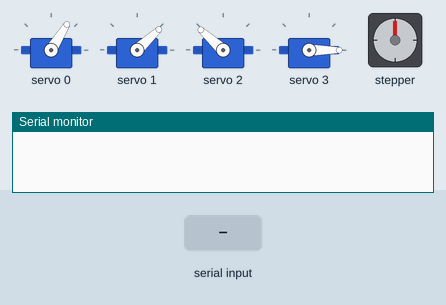
The sketch below on a simulated Arduino Uno, built with avr-gcc and run on an emulated ATmega328P. Parts: 4 × servo, stepper motor, the last lines printed to the serial monitor. The inputs (shaded band) are chosen by the test bench. Stepper angles assume 3200 steps per turn.

Above: at 1.2 s.
1.3 s: "w" received over Serial
At 2.5 s:
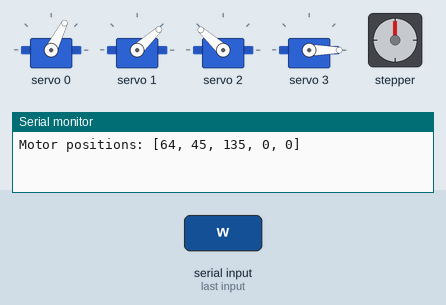
2.8 s: "o" received over Serial
At 4.1 s:
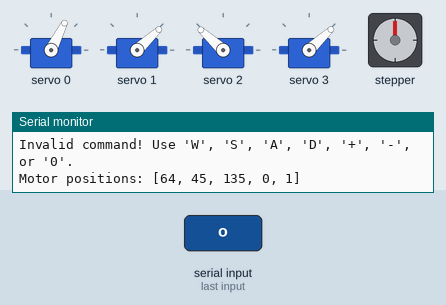
4.4 s: "s" received over Serial
At 5.0 s:
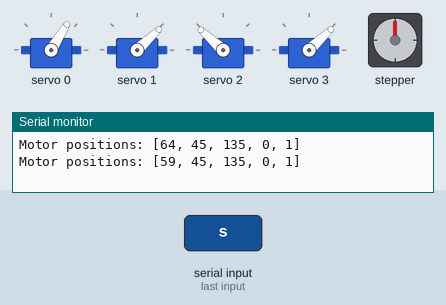
5.9 s: "+" received over Serial
At 6.2 s:
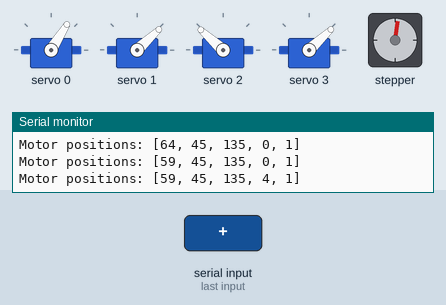
7.4 s: "0" received over Serial
At 7.9 s:
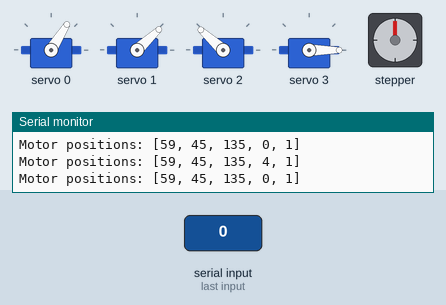
8.9 s: "-" received over Serial
At 9.7 s:
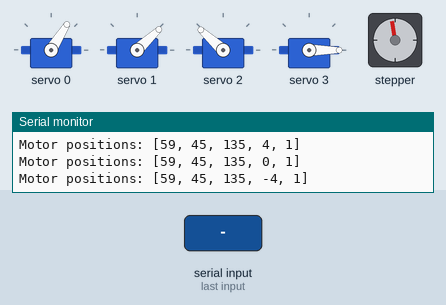
Timing chart, 0 to 11.4 s (numbered marks = the images above; inputs shaded):
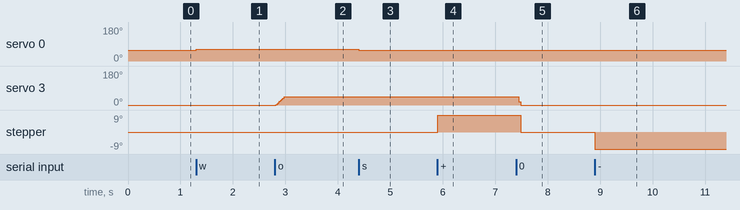

Measured:
- after the input at 1.3 s, servo 0: 58° → 63° at once
- after the input at 2.8 s, servo 3: 0° → 43° at once
- after the input at 4.4 s, servo 0: 63° → 58° at once

The sketch:

Arduino_Code.ino
```cpp
/*************************************************************************************************************
⭐⭐⭐⭐⭐⭐⭐⭐⭐⭐⭐⭐⭐⭐⭐⭐⭐⭐⭐⭐⭐⭐⭐⭐⭐⭐⭐⭐⭐⭐⭐⭐⭐⭐⭐⭐⭐⭐⭐⭐⭐⭐⭐⭐
⭐Ensure to set the Parking positions so as to ensure no colission 💥💥💥                                 ⭐
⭐Set Max and Min limit for each of the motors                                                              ⭐
⭐Motor 3 is reverse of Motor 2 i.e., it should rotate reverse of Motor 2 ⚠️⚠️⚠️                           ⭐
⭐                                                                                                          ⭐
⭐                                                                                                         ⭐
⭐                                                                                                         ⭐
⭐~21-12-2024 10:51 AM                                                                                     ⭐
⭐⭐⭐⭐⭐⭐⭐⭐⭐⭐⭐⭐⭐⭐⭐⭐⭐⭐⭐⭐⭐⭐⭐⭐⭐⭐⭐⭐⭐⭐⭐⭐⭐⭐⭐⭐⭐⭐⭐⭐⭐⭐⭐⭐
**************************************************************************************************************/

#include "HCPCA9685.h"
#include "A4988.h"

#define  I2CAdd 0x40
HCPCA9685 HCPCA9685(I2CAdd);

int MOTOR_POSITIONS[5]; // Array that returns the motor positions

// ----------------------------------------------------------------------
// Define the Parameters
// ----------------------------------------------------------------------
// SERVO 1 MG995
const int SERVO_1_CHANNEL = 0; // PCA9685 channel for the servo 1
const int SERVO_1_PARKING_ANGLE = 60; // Default parking position
const int SERVO_1_MIN_LIMIT = 30; // Min angle limit
const int SERVO_1_MAX_LIMIT = 150; // Max angle limit
const int SERVO_1_MIN = 0; // PWM Min value
const int SERVO_1_MAX = 400; // PWM Max Value
const int SERVO_1_SENSITIVITY = 10; // Step size for position adjustments for Servo 1

// SERVO 2 SG 90 Right Arm
const int SERVO_2_CHANNEL = 1; // PCA9685 channel for the servo 2
const int SERVO_2_PARKING_ANGLE = 45; // Default parking position
const int SERVO_2_MIN_LIMIT = 45; // Min angle limit
const int SERVO_2_MAX_LIMIT = 135; // Max angle limit
const int SERVO_2_MIN = 0; // PWM Min value
const int SERVO_2_MAX = 400; // PWM Max Value
const int SERVO_2_SENSITIVITY = 5; // Step size for position adjustments for Servo 2

// SERVO 3 SG 90 Left Asrm
const int SERVO_3_CHANNEL = 2; // PCA9685 channel for the servo 3
const int SERVO_3_PARKING_ANGLE = 180-SERVO_2_PARKING_ANGLE; // Default parking position
const int SERVO_3_MIN_LIMIT = SERVO_2_MIN_LIMIT ; // Min angle limit
const int SERVO_3_MAX_LIMIT = SERVO_2_MAX_LIMIT; // Max angle limit
const int SERVO_3_MIN = SERVO_2_MIN; // PWM Min value
const int SERVO_3_MAX = SERVO_2_MAX; // PWM Max Value
const int SERVO_3_SENSITIVITY = SERVO_2_SENSITIVITY; // Step size for position adjustments for Servo 3

// SERVO 4 SG 90 Gripper
const int SERVO_4_CHANNEL = 3; // PCA9685 channel for the servo 4
const int SERVO_4_PARKING_ANGLE = 0; // Default parking position
const int SERVO_4_MIN_LIMIT = 0; // Min angle limit
const int SERVO_4_MAX_LIMIT = 45; // Max angle limit
const int SERVO_4_MIN = SERVO_2_MIN; // PWM Min value
const int SERVO_4_MAX = SERVO_2_MAX; // PWM Max Value
const int SERVO_4_SENSITIVITY = 1; // Step size for position adjustments for Servo 4
bool SERVO_4_STATE = false; // Toggle Case to open and close gripper
int GRIP_STATE = 0 ; // To Get as array input

// STEPPER
#define MOTOR_STEPS 200
#define MAX_RPM 200
#define MOTOR_ACCEL 100 // Steps /s^2
#define MOTOR_DECEL 100 // Steps /s^2
#define MICROSTEPS 16 // Full Micro stepping Ensure in A4988 Board
#define DIR 2
#define STEP 3
#define MS1 10 // Is Hardwired
#define MS2 11 // Is Hardwired
#define MS3 12 // Is Hardwired
const int STEPPER_PARKING_POSITION = 0;
const int STEPPER_SENSITIVITY = 80; //Multiples of Microstepping pleae
int STEPPER_POSITION = 0;
A4988 stepper(MOTOR_STEPS, DIR, STEP, 1, MS1, MS2, MS3);


const int RESPONSE_TIME = 5; // Delay in milliseconds
const int SERVO_1_PARKING_POSITION = map(SERVO_1_PARKING_ANGLE, 0, 180, SERVO_1_MIN,SERVO_1_MAX);
const int SERVO_1_MIN_POSITION = map(SERVO_1_MIN_LIMIT, 0, 180, SERVO_1_MIN,SERVO_1_MAX);
const int SERVO_1_MAX_POSITION = map(SERVO_1_MAX_LIMIT, 0, 180, SERVO_1_MIN,SERVO_1_MAX);
const int SERVO_2_PARKING_POSITION = map(SERVO_2_PARKING_ANGLE, 0, 180, SERVO_2_MIN,SERVO_2_MAX);
const int SERVO_2_MIN_POSITION = map(SERVO_2_MIN_LIMIT, 0, 180, SERVO_2_MIN,SERVO_2_MAX);
const int SERVO_2_MAX_POSITION = map(SERVO_2_MAX_LIMIT, 0, 180, SERVO_2_MIN,SERVO_2_MAX);
const int SERVO_3_PARKING_POSITION = map(SERVO_3_PARKING_ANGLE, 0, 180, SERVO_3_MIN,SERVO_3_MAX);
const int SERVO_3_MIN_POSITION = map(SERVO_3_MIN_LIMIT, 0, 180, SERVO_3_MIN,SERVO_3_MAX);
const int SERVO_3_MAX_POSITION = map(SERVO_3_MAX_LIMIT, 0, 180, SERVO_3_MIN,SERVO_3_MAX);
const int SERVO_4_PARKING_POSITION = map(SERVO_4_PARKING_ANGLE, 0, 180, SERVO_4_MIN,SERVO_4_MAX);
const int SERVO_4_MIN_POSITION = map(SERVO_4_MIN_LIMIT, 0, 180, SERVO_4_MIN,SERVO_4_MAX);
const int SERVO_4_MAX_POSITION = map(SERVO_4_MAX_LIMIT, 0, 180, SERVO_4_MIN,SERVO_4_MAX);

int SERVO_1_POSITION = SERVO_1_PARKING_POSITION;
int SERVO_2_POSITION = SERVO_2_PARKING_POSITION;
int SERVO_3_POSITION = SERVO_3_PARKING_POSITION;
int SERVO_4_POSITION = SERVO_4_PARKING_POSITION;

void setup() {
    Serial.begin(9600);
    HCPCA9685.Init(SERVO_MODE);
    HCPCA9685.Sleep(false);

    // Set the servo to the parking position
   HCPCA9685.Servo(SERVO_1_CHANNEL,SERVO_1_POSITION); // ROT 1
   HCPCA9685.Servo(SERVO_2_CHANNEL,SERVO_2_POSITION); // ROT 2a
   HCPCA9685.Servo(SERVO_3_CHANNEL,SERVO_3_POSITION); // ROT 2b
   HCPCA9685.Servo(SERVO_4_CHANNEL,SERVO_4_POSITION); // GRIP

   //Stepper Initialisation
   stepper.begin(MAX_RPM, MICROSTEPS);
   stepper.enable(); // BASE
   stepper.setSpeedProfile(stepper.LINEAR_SPEED, MOTOR_ACCEL, MOTOR_DECEL);
}

void loop() {
    if (Serial.available() > 0) {
        char command = Serial.read();
        command = tolower(command); // Handle uppercase and lowercase commands
        // Switch Case command is used here
        switch (command) {
            case 'w': SERVO_1_MOVE(SERVO_1_POSITION + SERVO_1_SENSITIVITY); break;
            case 's': SERVO_1_MOVE(SERVO_1_POSITION - SERVO_1_SENSITIVITY); break;
            case 'a':
                SERVO_2_MOVE(SERVO_2_POSITION + SERVO_2_SENSITIVITY);
                SERVO_3_MOVE(SERVO_3_POSITION - SERVO_3_SENSITIVITY);
                break;
            case 'd':
                SERVO_2_MOVE(SERVO_2_POSITION - SERVO_2_SENSITIVITY);
                SERVO_3_MOVE(SERVO_3_POSITION + SERVO_3_SENSITIVITY);
                break;
            case '+': STEPPER_FORWARD(STEPPER_SENSITIVITY); break;
            case '-': STEPPER_BACKWARD(STEPPER_SENSITIVITY); break;
            case '0':
                SERVO_1_MOVE(SERVO_1_PARKING_POSITION);
                SERVO_2_MOVE(SERVO_2_PARKING_POSITION);
                SERVO_3_MOVE(SERVO_3_PARKING_POSITION);
                SERVO_4_MOVE(SERVO_4_MIN_POSITION);
                STEPPER_PARK();
                break;
            default:
                Serial.println("Invalid command! Use 'W', 'S', 'A', 'D', '+', '-', or '0'.");
        }

        if (command == 'o') {
            if (SERVO_4_STATE) {
                SERVO_4_MOVE(SERVO_4_MIN_POSITION);
                GRIP_STATE = 0;
            } else {
                SERVO_4_MOVE(SERVO_4_MAX_POSITION);
                GRIP_STATE = 1;
            }
            SERVO_4_STATE = !SERVO_4_STATE; // Toggle state
        }

        // Print motor angles
        int SERVO_1_ANGLE = map(SERVO_1_POSITION, SERVO_1_MIN, SERVO_1_MAX, 0, 180);
        int SERVO_2_ANGLE = map(SERVO_2_POSITION, SERVO_2_MIN, SERVO_2_MAX, 0, 180);
        int SERVO_3_ANGLE = map(SERVO_3_POSITION, SERVO_3_MIN, SERVO_3_MAX, 0, 180);
        int STEPPER_ANGLE = map(STEPPER_POSITION, 0, MOTOR_STEPS * MICROSTEPS, 0, 180);

        MOTOR_POSITIONS[0] = SERVO_1_ANGLE;
        MOTOR_POSITIONS[1] = SERVO_2_ANGLE;
        MOTOR_POSITIONS[2] = SERVO_3_ANGLE;
        MOTOR_POSITIONS[3] = STEPPER_ANGLE;
        MOTOR_POSITIONS[4] = GRIP_STATE;


        // Send the motor positions as an array
        Serial.print("Motor positions: [");
        Serial.print(MOTOR_POSITIONS[0]);
        Serial.print(", ");
        Serial.print(MOTOR_POSITIONS[1]);
        Serial.print(", ");
        Serial.print(MOTOR_POSITIONS[2]);
        Serial.print(", ");
        Serial.print(MOTOR_POSITIONS[3]);
        Serial.print(", ");
        Serial.print(MOTOR_POSITIONS[4]);
        Serial.println("]");
    }
}

// Move the servo to a specified position with bounds checking
void SERVO_1_MOVE(int POS1) {
    // Ensure the position is within the allowed range
    POS1 = constrain(POS1, SERVO_1_MIN_POSITION, SERVO_1_MAX_POSITION);
    // Update the servo position
    HCPCA9685.Servo(SERVO_1_CHANNEL, POS1);
    SERVO_1_POSITION = POS1;
    delay(RESPONSE_TIME); // Allow time for the servo to move
}
void SERVO_2_MOVE(int POS2) {
    // Ensure the position is within the allowed range
    POS2 = constrain(POS2, SERVO_2_MIN_POSITION, SERVO_2_MAX_POSITION);
    // Update the servo position
    HCPCA9685.Servo(SERVO_2_CHANNEL, POS2);
    SERVO_2_POSITION = POS2;
    // delay(0.01); // Allow time for the servo to move
}
void SERVO_3_MOVE(int POS3) {
    // Ensure the position is within the allowed range
    POS3 = constrain(POS3, SERVO_3_MIN_POSITION, SERVO_3_MAX_POSITION);
    // Update the servo position
    HCPCA9685.Servo(SERVO_3_CHANNEL, POS3);
    SERVO_3_POSITION = POS3;
    // delay(0.01); // Allow time for the servo to move
}
void SERVO_4_MOVE(int POS4) {
    // Ensure the target position is within the allowed range
    POS4 = constrain(POS4, SERVO_4_MIN_POSITION, SERVO_4_MAX_POSITION);

    // Gradually move the servo to the target position
    if (SERVO_4_POSITION < POS4) {
        for (int pos = SERVO_4_POSITION; pos <= POS4; pos += SERVO_4_SENSITIVITY) {
            HCPCA9685.Servo(SERVO_4_CHANNEL, pos);
            delay(1); // Allow time for the servo to move
        }
    } else if (SERVO_4_POSITION > POS4) {
        for (int pos = SERVO_4_POSITION; pos >= POS4; pos -= SERVO_4_SENSITIVITY) {
            HCPCA9685.Servo(SERVO_4_CHANNEL, pos);
            delay(0.1); // Allow time for the servo to move
        }
    }

    // Update the current position
    SERVO_4_POSITION = POS4;
}


//--------------------------------------------------------------------
// Stepper
//--------------------------------------------------------------------

void STEPPER_FORWARD(int steps) {
    STEPPER_POSITION += steps;
    stepper.move(steps);
    delay(RESPONSE_TIME);
}
void STEPPER_BACKWARD(int steps) {
    STEPPER_POSITION -= steps;
    stepper.move(-steps);
    delay(RESPONSE_TIME);
}
void STEPPER_PARK() {
    int steps_to_park = STEPPER_PARKING_POSITION - STEPPER_POSITION;
    STEPPER_POSITION = STEPPER_PARKING_POSITION;
    stepper.move(steps_to_park);
    delay(RESPONSE_TIME);
}
```
